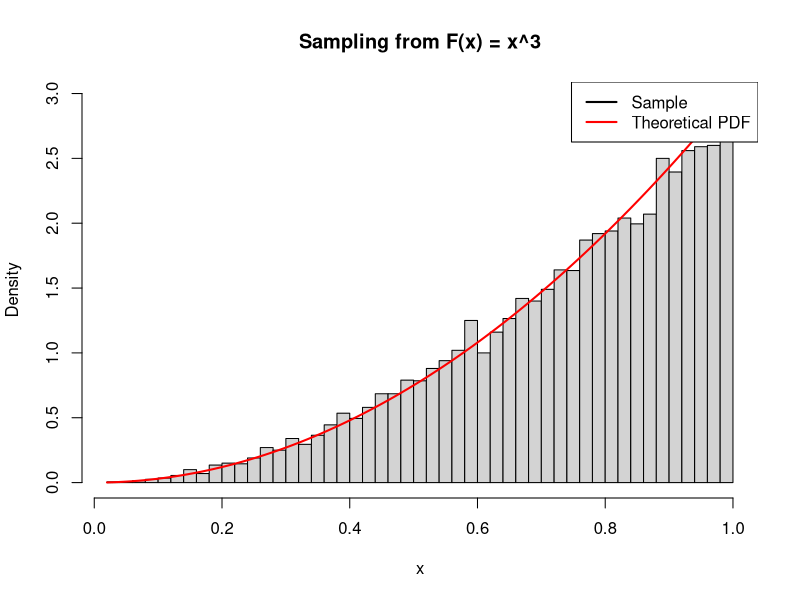
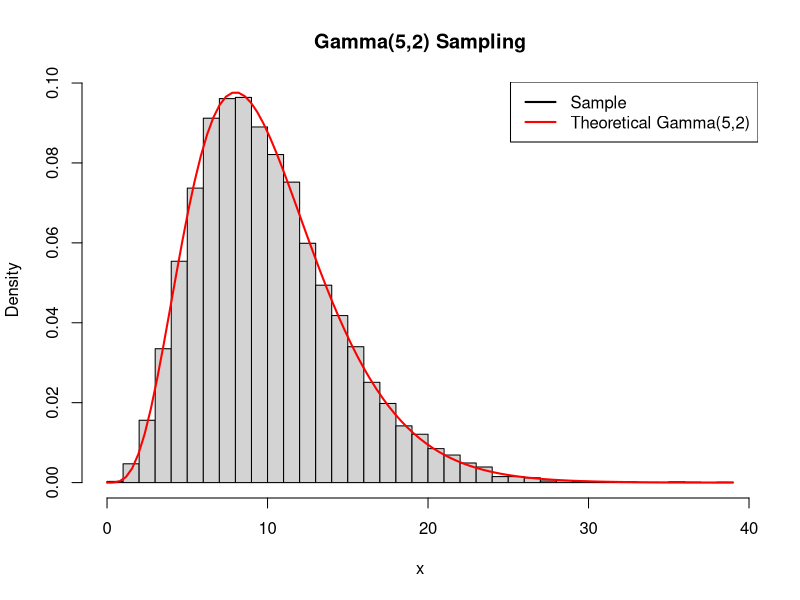
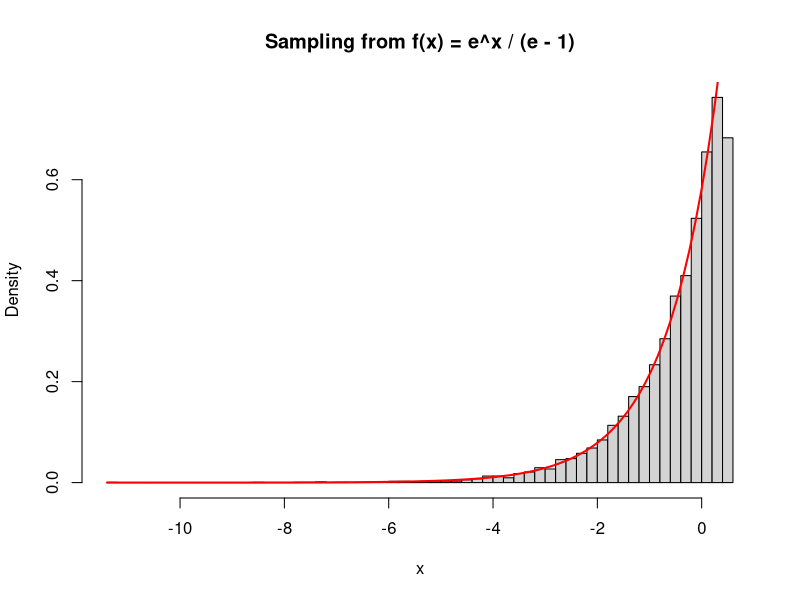
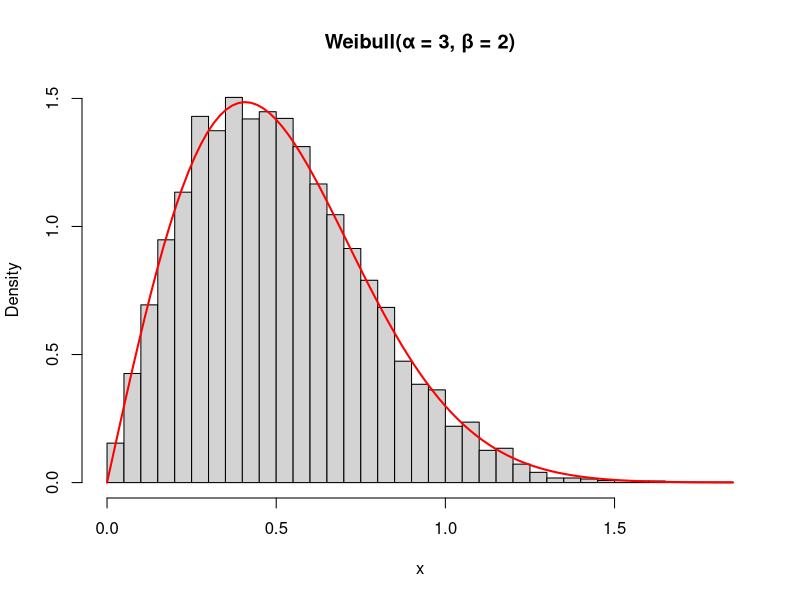
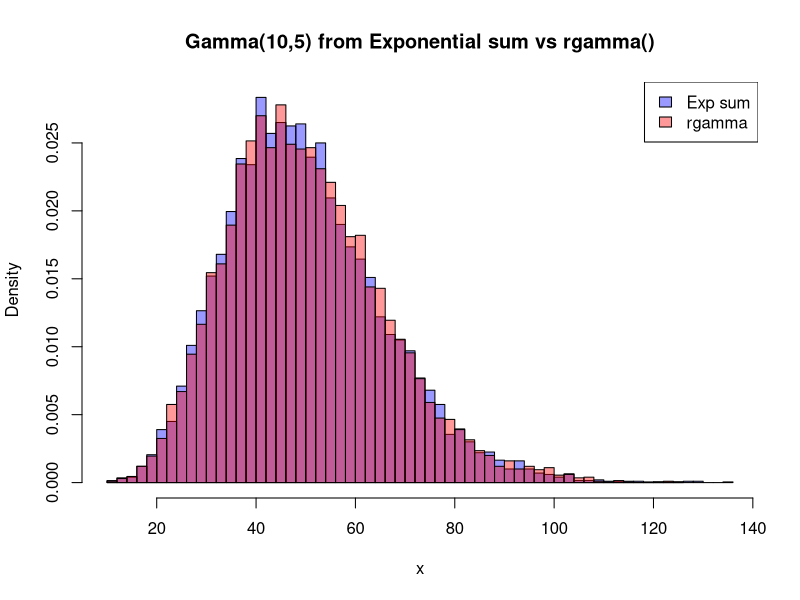
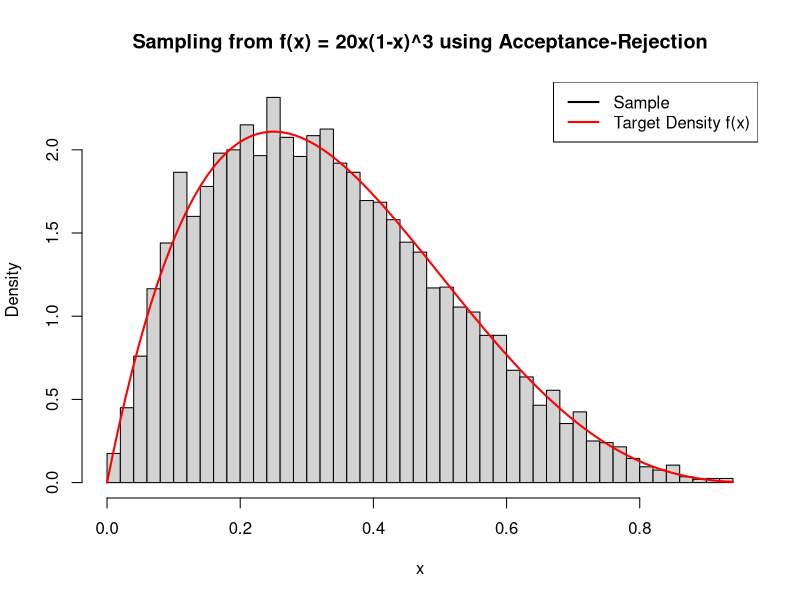
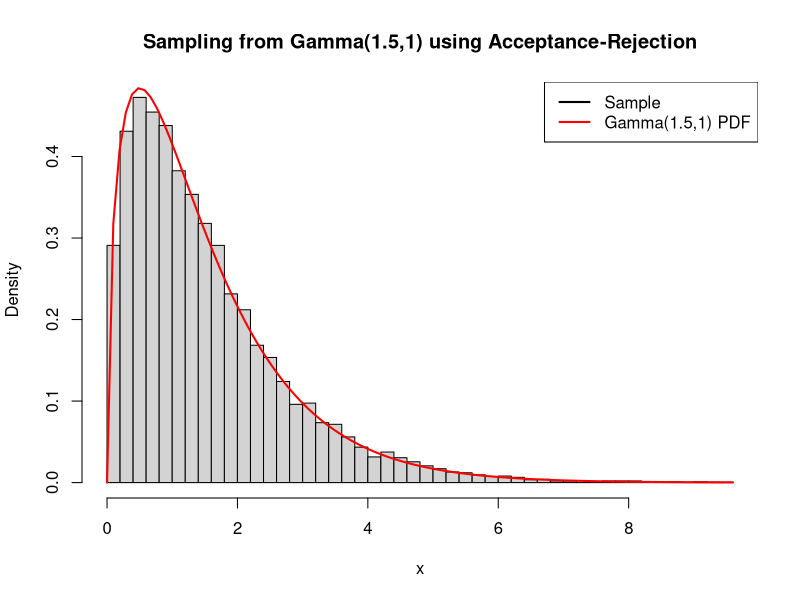
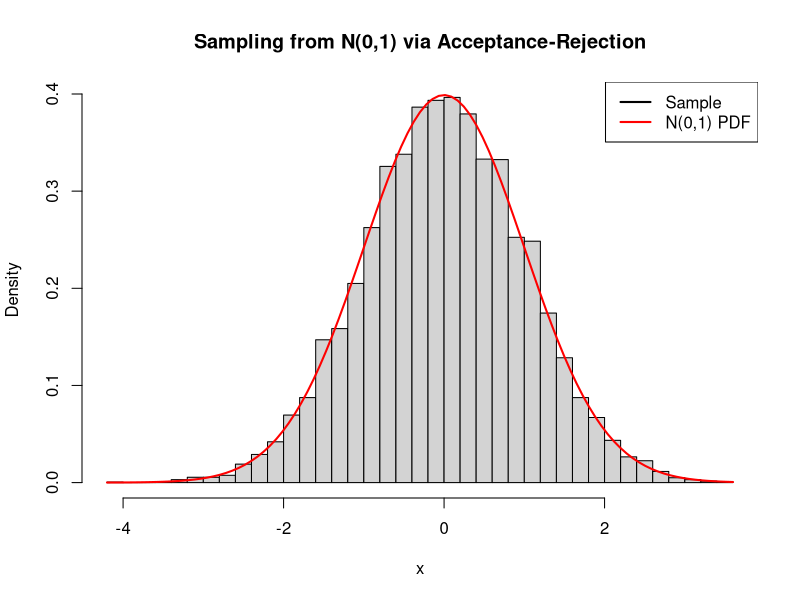

These figures' R source, in order:

generate_x <- function(n) {
    U <- runif(1)          # 1. 產生一個 Uniform(0,1) 的亂數 U
    X <- U^(1/n)           # 2. 計算 X = U^(1/n)
    return(X)
}

# 產生 10000 筆樣本，n = 3 為例
n <- 3
samples <- replicate(10000, generate_x(n))

# 畫出直方圖，與理論 PDF 比較：f(x) = n * x^(n-1)
hist(samples, probability = TRUE, breaks = 50, 
     main = paste("Sampling from F(x) = x^", n, sep = ""), xlab = "x")
curve(n * x^(n - 1), col = "red", lwd = 2, add = TRUE)
legend("topright", legend = c("Sample", "Theoretical PDF"), col = c("black", "red"), lwd = 2)



#gamma範例
gamma_sample <- function(n, beta) {
    U <- runif(n)              
    X <- -beta * log(prod(U))  
    return(X)
}

samples <- replicate(10000, gamma_sample(n = 5, beta = 2))


hist(samples, probability = TRUE, breaks = 50, main = "Gamma(5,2) Sampling", xlab = "x")
curve(dgamma(x, shape = 5, scale = 2), add = TRUE, col = "red", lwd = 2)
legend("topright", legend = c("Sample", "Theoretical Gamma(5,2)"), col = c("black", "red"), lwd = 2)





#1-1
generate_x = function() {
    U = runif(1)          
    X = log(U*(exp(1)-1))         
    return(X)
}

samples = replicate(10000, generate_x())

hist(samples, probability = TRUE, breaks = 50, 
     main = "Sampling from f(x) = e^x / (e - 1)", xlab = "x")

# 理論PDF
curve(exp(x) / (exp(1) - 1), col = "red", lwd = 2, add = TRUE)



#1-2
generate_x = function(a, b) {
    U = runif(1)          
    X = (log(1-U)/-a)^(1/b)         
    return(X)
}

samples = replicate(10000, generate_x(3,2))

hist(samples, probability = TRUE, breaks = 50, 
     main = "Weibull(α = 3, β = 2)", xlab = "x")

# PDF:f(x) = αβx^(β-1)exp(−αx^β)
curve({
    3 * 2 * x^(2 - 1) * exp(-3 * x^2)
}, add = TRUE, col = "red", lwd = 2)


#1-3
gamma_sample <- function(n, beta) {
    U = runif(n)              
    X = -beta * log(prod(U))  
    return(X)
}


samples = replicate(10000, gamma_sample(n = 10, beta = 5))


samples_rgamma = rgamma(10000, shape = 10, scale = 5)


ks_result = ks.test(samples, samples_rgamma)

print(ks_result)


hist(samples, probability = TRUE, breaks = 50, col = rgb(0, 0, 1, 0.4),
     main = "Gamma(10,5) from Exponential sum vs rgamma()", xlab = "x")
hist(samples_rgamma, probability = TRUE, breaks = 50, col = rgb(1, 0, 0, 0.4), add = TRUE)
legend("topright", legend = c("Exp sum", "rgamma"), fill = c(rgb(0,0,1,0.4), rgb(1,0,0,0.4)))


#ar_method for beta distribution(2,4)

f = function(x) {
    20 * x * (1 - x)^3
}

g = function(x) {
    1
}

c = 135 / 64


accept_reject_beta = function(n_samples) {
    samples = numeric(n_samples)
    i = 1
    total_trials = 0
    
    while (i <= n_samples) {
        Y = runif(1)
        U = runif(1)
        
        if (U <= f(Y) / (c * g(Y))) {
            samples[i] = Y
            i = i + 1
        }
        
        total_trials = total_trials + 1
    }
    
    print(n_samples / total_trials)
    return(samples)
}

samples = accept_reject_beta(10000)

hist(samples, probability = TRUE, breaks = 50,
     main = "Sampling from f(x) = 20x(1-x)^3 using Acceptance-Rejection",
     xlab = "x")
curve(f(x), col = "red", lwd = 2, add = TRUE)
legend("topright", legend = c("Sample", "Target Density f(x)"), col = c("black", "red"), lwd = 2)




#AR_method for gamma(1.5,1)

f = function(x) {
    2 * sqrt(x) * exp(-x) / sqrt(pi)
}

g = function(x) {
    (2 / 3) * exp(-2 * x / 3)
}


c = sqrt(27) * exp(-0.5) / sqrt(2 * pi) 

accept_reject_gamma = function(n_samples) {
    samples = numeric(n_samples)
    i = 1
    total_trials = 0
    
    while (i <= n_samples) {
        U1 = runif(1)
        U2 = runif(1)
        Y = -1.5 * log(U2)  # Y ~ Exp(1.5)
        
        if (U1 <= f(Y) / (c * g(Y))) {
            samples[i] = Y
            i = i + 1
        }
        
        total_trials = total_trials + 1
    }
    
    print(n_samples / total_trials)
    return(samples)
}


samples = accept_reject_gamma(10000)


hist(samples, probability = TRUE, breaks = 50,
     main = "Sampling from Gamma(1.5,1) using Acceptance-Rejection",
     xlab = "x")
curve(dgamma(x, shape = 1.5, scale = 1), col = "red", lwd = 2, add = TRUE)
legend("topright", legend = c("Sample", "Gamma(1.5,1) PDF"),
       col = c("black", "red"), lwd = 2)


#AR_method for Normal
generate_normal_via_rejection <- function(n_samples) {
    samples <- numeric(n_samples)
    i <- 1
    total_trials <- 0
    
    while (i <= n_samples) {
        Y1 <- rexp(1)  
        Y2 <- rexp(1)  
        
        if (Y2 >= (Y1 - 1)^2 / 2) {
            sign <- sample(c(-1, 1), 1) 
            samples[i] <- sign * Y1
            i <- i + 1
        }
        
        total_trials <- total_trials + 1
    }
    
    
    return(samples)
}

samples = generate_normal_via_rejection(10000)

hist(samples, probability = TRUE, breaks = 50,
     main = "Sampling from N(0,1) via Acceptance-Rejection",
     xlab = "x")
curve(dnorm(x), col = "red", lwd = 2, add = TRUE)
legend("topright", legend = c("Sample", "N(0,1) PDF"), col = c("black", "red"), lwd = 2)


#AR_截斷_gamma
generate_truncated_gamma <- function(n_samples) {
    samples <- numeric(n_samples)
    i <- 1
    total_trials <- 0
    
    while (i <= n_samples) {
        U1 <- runif(1)
        U2 <- runif(1)
        Y <- -2 * log(U2) + 5  
        
        if (U1 <= (Y / 5) * exp(-(Y - 5) / 2)) {
            samples[i] <- Y
            i <- i + 1
        }
        
        total_trials <- total_trials + 1
    }
    
    cat("Acceptance rate:", n_samples / total_trials, "\n")
    return(samples)
}


samples <- generate_truncated_gamma(10000)

hist(samples, probability = TRUE, breaks = 50,
     main = "Truncated Gamma(2,1) on x > 5 using Acceptance-Rejection",
     xlab = "x")

curve(x * exp(-x) / (6 * exp(-5)), col = "red", lwd = 2, add = TRUE)
legend("topright", legend = c("Sample", "Target Density f(x)"), col = c("black", "red"), lwd = 2)


#2-1
generate_normal_5_4 <- function(n_samples) {
    samples <- numeric(n_samples)
    i <- 1
    total_trials <- 0
    
    while (i <= n_samples) {
        Y1 <- rexp(1)  # Exp(1)
        Y2 <- rexp(1)  # Exp(1)
        
        if (Y2 >= (Y1 - 1)^2 / 2) {
            sign <- sample(c(-1, 1), 1)  
            Z <- sign * Y1               
            X <- 5 + 2 * Z               
            samples[i] <- X
            i <- i + 1
        }
        
        total_trials <- total_trials + 1
    }
    
    return(samples)
}


samples <- generate_normal_5_4(10000)


hist(samples, probability = TRUE, breaks = 50,
     main = "Sampling from N(5,4) using Acceptance-Rejection",
     xlab = "x")
curve(dnorm(x, mean = 5, sd = 2), col = "red", lwd = 2, add = TRUE)
legend("topright", legend = c("Sample", "N(5,4) PDF"), col = c("black", "red"), lwd = 2)


generate_normal_5_4_direct <- function(n_samples) {
    samples <- numeric(n_samples)
    i <- 1
    total_trials <- 0
    
    while (i <= n_samples) {
        U1 <- runif(1)
        U2 <- runif(1)
        
        # Sample from shifted Exponential(1/2): mean = 2, shift = 5
        Y <- -2 * log(U2) + 5
        
        # Acceptance condition
        if (U1 <= exp(- (Y - 7)^2 / 8)) {
            # Add random sign to get full N(5,4)
            sign <- sample(c(-1, 1), 1)
            X <- 5 + sign * (Y - 5)
            samples[i] <- X
            i <- i + 1
        }
        
        total_trials <- total_trials + 1
    }
    
    cat("Acceptance rate:", n_samples / total_trials, "\n")
    return(samples)
}

samples <- generate_normal_5_4_direct(10000)

hist(samples, probability = TRUE, breaks = 50,
     main = "Sampling from N(5,4) using shifted-Exp rejection",
     xlab = "x")
curve(dnorm(x, mean = 5, sd = 2), col = "red", lwd = 2, add = TRUE)
legend("topright", legend = c("Sample", "N(5,4) PDF"), col = c("black", "red"), lwd = 2)



# 先產生兩組樣本
samples1 <- generate_normal_5_4(10000)
samples2 <- generate_normal_5_4_direct(10000)

# KS 檢定：比較兩組樣本是否來自相同分布
ks_result <- ks.test(samples1, samples2)

# 輸出結果
print(ks_result)




#2-2
# (1) 使用接受拒絕法產生 Gamma(2,1) 條件 X >= 5
set.seed(2025)
generate_trunc_gamma_ar <- function(n_samples) {
    samples <- numeric(n_samples)
    total_trials <- 0
    
    for (i in 1:n_samples) {
        accepted <- FALSE
        while (!accepted) {
            U1 <- runif(1)
            U2 <- runif(1)
            Y <- -2 * log(U2) + 5
            
            if (U1 <= (Y / 5) * exp(-(Y - 5)/2)) {
                samples[i] <- Y
                accepted <- TRUE
            }
            total_trials <- total_trials + 1
        }
    }
    cat("(1) Acceptance-Rejection average iterations:", total_trials / n_samples, "\n")
    return(samples)
}

# (2) 使用 inverse transform 抽 gamma 再 reject 掉 < 5 的
gamma_sample <- function(n, beta = 1) {
    U <- runif(n)
    X <- -beta * log(prod(U))
    return(X)
}

# 加上 rejection（條件 X >= 5）
generate_trunc_gamma_inverse <- function(n_samples) {
    samples <- numeric(n_samples)
    total_trials <- 0
    i <- 1
    
    while (i <= n_samples) {
        X <- gamma_sample(n = 2, beta = 1)  # Gamma(2,1)
        total_trials <- total_trials + 1
        
        if (X >= 5) {
            samples[i] <- X
            i <- i + 1
        }
    }
    
    cat("(2) Inverse Transform (page 5) average iterations:", total_trials / n_samples, "\n")
    return(samples)
}

samples_ar <- generate_trunc_gamma_ar(100000)
samples_inv <- generate_trunc_gamma_inverse(100000)

# (3) 比較兩種方法產生的樣本是否統計相同（KS test）
ks_result <- ks.test(samples_ar, samples_inv)
print(ks_result)

# 畫圖比較
hist(samples_ar, probability = TRUE, breaks = 50, col = rgb(0, 0, 1, 0.4),
     main = "Truncated Gamma(2,1) ≥ 5 by Two Methods", xlab = "x", ylim = c(0, 0.2))
hist(samples_inv, probability = TRUE, breaks = 50, col = rgb(1, 0, 0, 0.4), add = TRUE)
legend("topright", legend = c("Accept-Reject", "Inverse Transform"),
       fill = c(rgb(0, 0, 1, 0.4), rgb(1, 0, 0, 0.4)))




#3-1
#(a)
generate_a = function(n_samples) {
    samples = numeric(n_samples)
    
    for (i in 1:n_samples) {
        U1 = runif(1)
        U2 = runif(1)
        
        if (U1 < 1/3) {
            samples[i] = U2
        } else if (U1 < 2/3) {
            samples[i] = U2^(1/3)
        } else {
            samples[i] = U2^(1/5)
        }
    }
    
    return(samples)
}

f_a = function(x) {
    (1/3) + x^2 + (5/3) * x^4
}

samples_a = generate_a(100000)


hist(samples_a, probability = TRUE, breaks = 50)
curve(f_a(x), from = 0, to = 1, col = "red", lwd = 2, add = TRUE)

#3(b)
generate_b_AR = function(n_samples) {
    samples = numeric(n_samples)
    i = 1
    total_trials = 0
    p1 = (1 - exp(-2) + 2) / 3
    
    while (i <= n_samples) {
        total_trials = total_trials + 1
        if (runif(1) <= p1) {
            repeat {
                x_candidate = runif(1)
                f_target = (2 * exp(-2 * x_candidate) + 2) / 3
                f_proposal = 1
                c = 4 / 3
                accept_prob = f_target / (c * f_proposal)
                if (runif(1) <= accept_prob) {
                    samples[i] = x_candidate
                    i = i + 1
                    break
                }
                total_trials = total_trials + 1
            }
        } else {
            repeat {
                x_candidate = rexp(1, rate = 2)
                if (x_candidate >= 1 && runif(1) <= 1/3) {
                    samples[i] = x_candidate
                    i = i + 1
                    break
                }
                total_trials = total_trials + 1
            }
        }
    }
    
    return(samples)
}




f_b = function(x) {
    ifelse(x < 1, (2 * exp(-2 * x) + 2) / 3, 2 * exp(-2 * x) / 3)
}

samples_b = generate_b_AR(100000)

hist(samples_b, probability = TRUE, breaks = 50)
curve(f_b(x), from = 0, to = 4, col = "red", lwd = 2, add = TRUE)




# generate_b_AR_inverse = function(n_samples) {
#     samples = numeric(n_samples)
#     i = 1
#     total_trials = 0
#     p1 = (1 - exp(-2) + 2) / 3
# 
#     while (i <= n_samples) {
#         total_trials = total_trials + 1
#         if (runif(1) <= p1) {
#             repeat {
#                 x_candidate = runif(1)
#                 f_target = (2 * exp(-2 * x_candidate) + 2) / 3
#                 f_proposal = 1
#                 c = 4 / 3
#                 accept_prob = f_target / (c * f_proposal)
#                 if (runif(1) <= accept_prob) {
#                     samples[i] = x_candidate
#                     i = i + 1
#                     break
#                 }
#                 total_trials = total_trials + 1
#             }
#         } else {
#             U = runif(1)
#             x = -0.5 * log(U) + 1
#             samples[i] = x
#             i = i + 1
#         }
#     }
# 
#     return(samples)
# }
# 
# samples = generate_b_AR_inverse(100000)
# 
# hist(samples, probability = TRUE, breaks = 50)
# curve(f_b(x), from = 0, to = 4, col = "red", lwd = 2, add = TRUE)




#3-2
generate_gamma_1_1 = function(n_samples) {
    U = runif(n_samples)
    -log(U)
}

generate_standard_normal_ar = function(n_samples) {
    samples = numeric(n_samples)
    i = 1
    total_trials = 0
    
    while (i <= n_samples) {
        Y1 = -log(runif(1)) 
        Y2 = -log(runif(1))  
        
        if (Y2 >= (Y1 - 1)^2 / 2) {
            sign = sample(c(-1, 1), 1)
            samples[i] = sign * Y1
            i = i + 1
        }
        
        total_trials = total_trials + 1
    }
    
    return(samples)
}

generate_t2_composition = function(n_samples) {
    V = generate_gamma_1_1(n_samples)  
    Y = 1 / V                           
    Z = generate_standard_normal_ar(n_samples)
    X = sqrt(Y) * Z                
    return(X)
}


set.seed(40)
samples_t2 = generate_t2_composition(10000)

hist(samples_t2, probability = TRUE, breaks = 60)
curve(dt(x, df = 2), col = "red", lwd = 2, add = TRUE)



